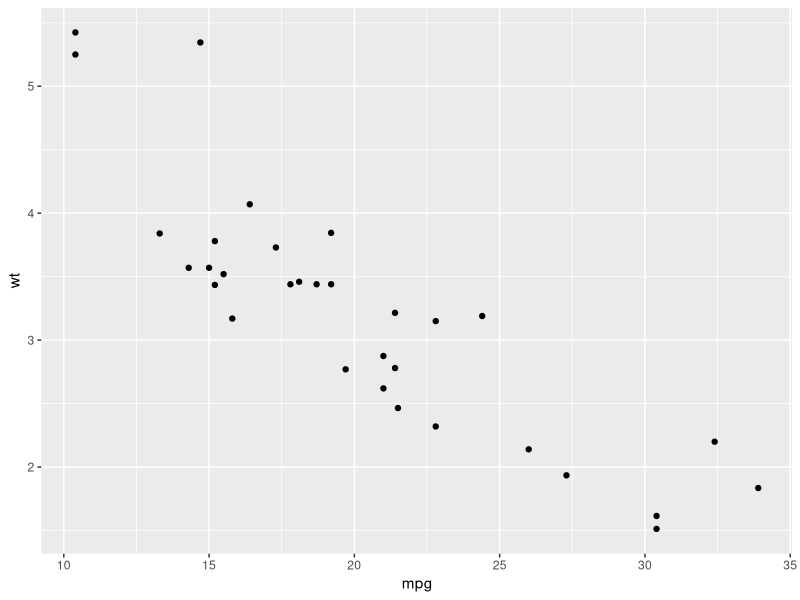
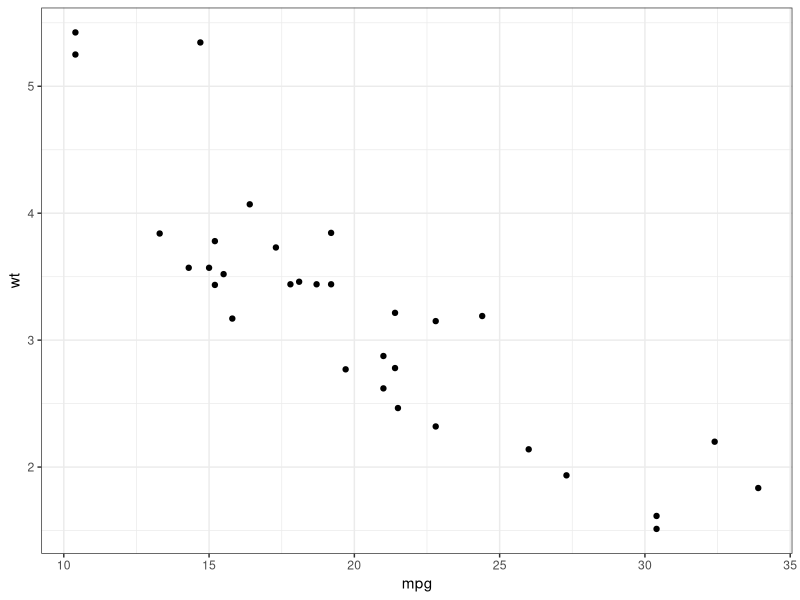
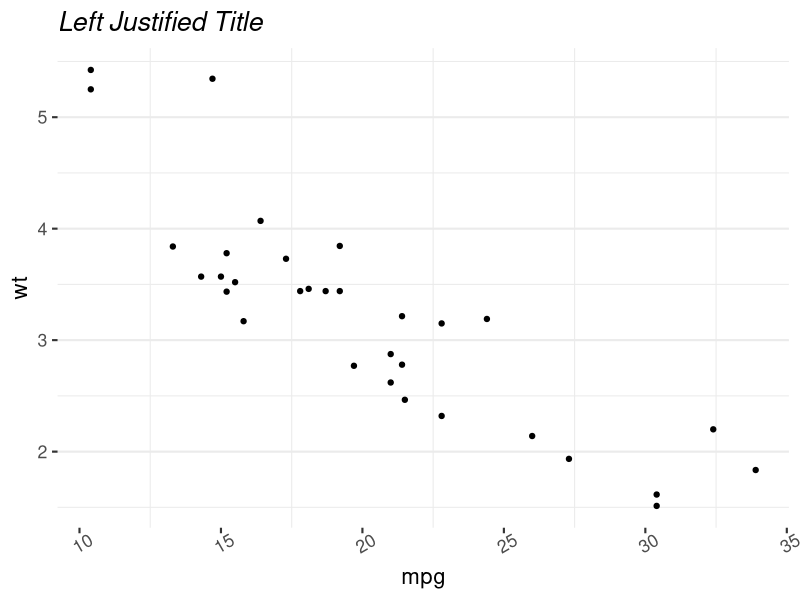
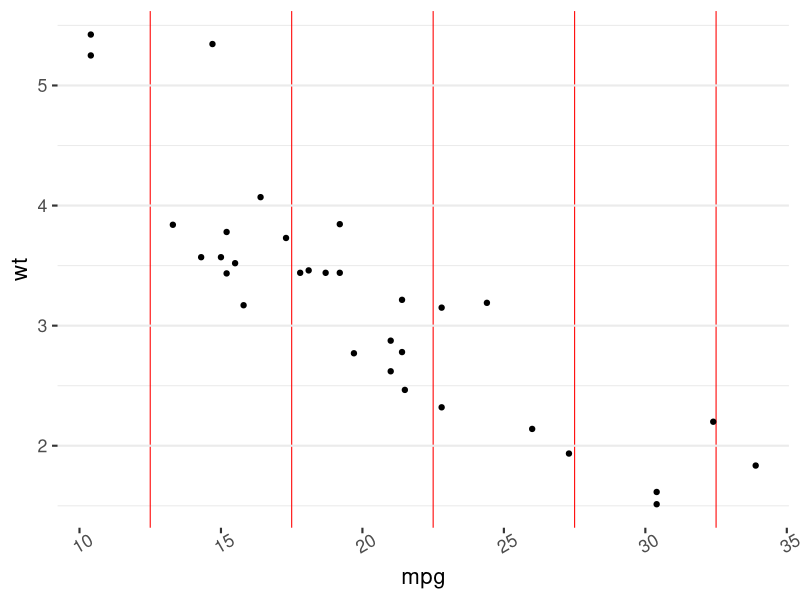
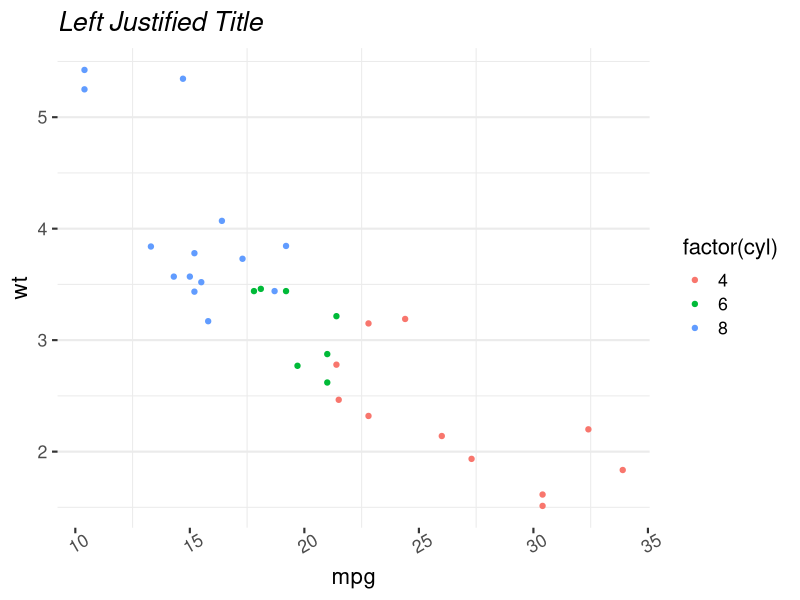
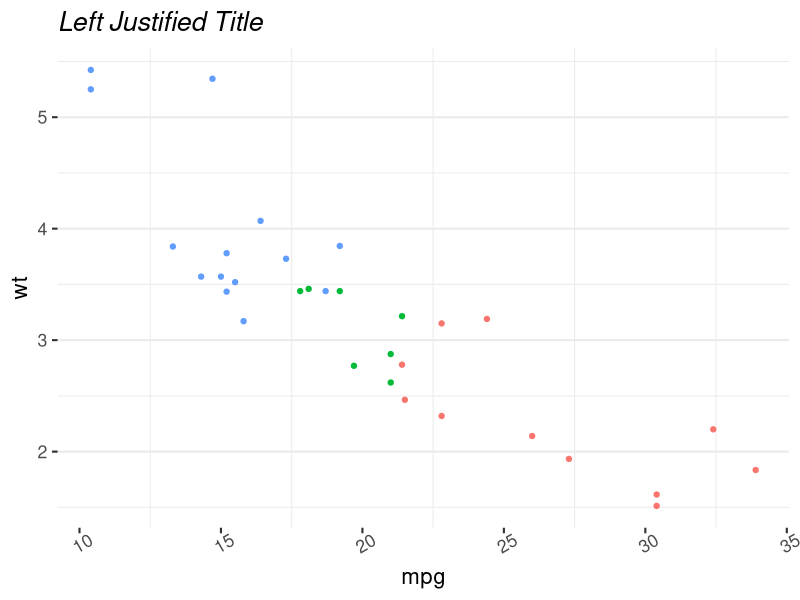
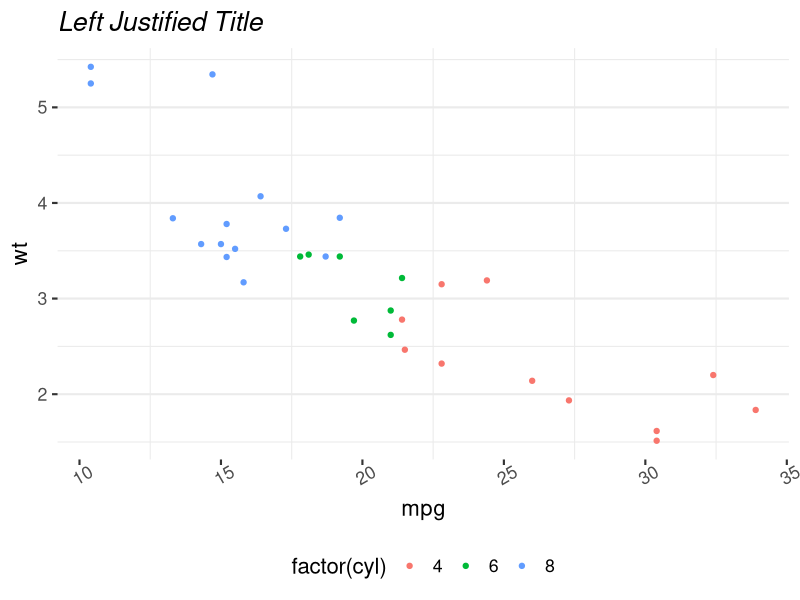
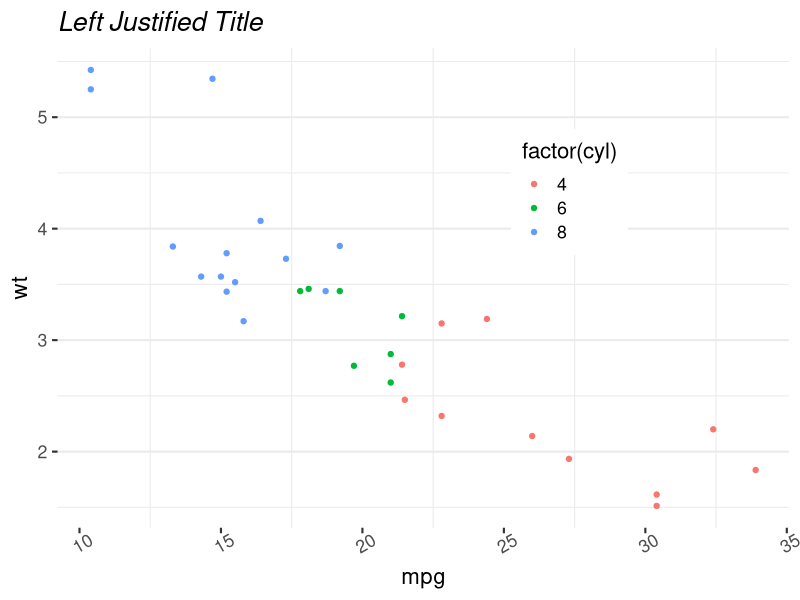

Write R code to recreate these figures, in order.
#############################
#Use Themes to modify the look of
#ggplot graphs
#############################
#Create Theme for graphs
##Takes a basic grey theme and makes modifications
library(ggplot2)

qplot(mpg,wt,data=mtcars)+theme_grey()#this is the normal theme
qplot(mpg,wt,data=mtcars)+theme_bw() #this is a baseic Black and White

#Here I take the basic B&W theme and make additions/modifcations
mytheme<-theme_bw(base_size=16) +
  theme(axis.text.x=element_text(angle=30), 
        plot.title=element_text(hjust=0, face="italic"),
        panel.grid.major.x=element_blank(),
        panel.border=element_blank())

#Aplly the new theme to a plot
qplot(mpg,wt,data=mtcars, main='Left Justified Title')+mytheme 


#apply the new theme plus another parameter to the plot
qplot(mpg,wt,data=mtcars)+mytheme+theme(panel.grid.minor.x=element_line(colour='red'))

#Change the position of legends
##Regular
qplot(mpg,wt,data=mtcars, main='Left Justified Title',colour=factor(cyl))+mytheme
##None
qplot(mpg,wt,data=mtcars, main='Left Justified Title',colour=factor(cyl))+
  mytheme+theme(legend.position='none')
##bottom
qplot(mpg,wt,data=mtcars, main='Left Justified Title',colour=factor(cyl))+
  mytheme+theme(legend.position='bottom')
##at a relative place inside
qplot(mpg,wt,data=mtcars, main='Left Justified Title',colour=factor(cyl))+
  mytheme+theme(legend.position=c(.7,.7))

